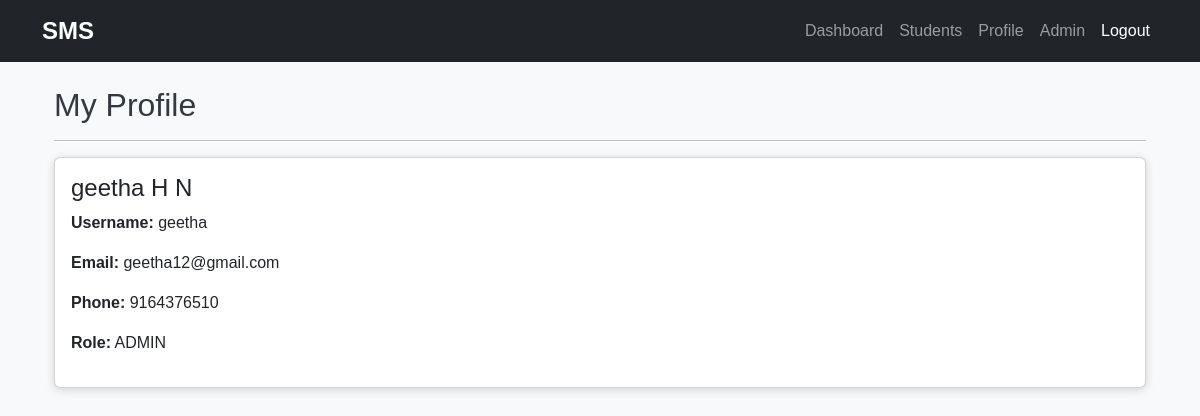
The page /accounts/profile/ (signed in) on the database its author committed.
### accounts/models.py (models this page shows, shortened)
class CustomUser(AbstractUser):
    ROLE_CHOICES=(
        ('ADMIN','Admin'),
        ('STUDENT','Student'),
        ('TEACHER','Teacher')
    )
    phone=models.CharField(max_length=20,
                           blank=True)
    profile_picture=models.ImageField(upload_to='profile_pictures/',
                                      blank=True,
                                      null=True)
    role=models.CharField(max_length=20,
                          choices=ROLE_CHOICES,
                          default='STUDENT')

### accounts/views.py (the view)
class ProfileView(LoginRequiredMixin, TemplateView):
    template_name = "registration/profile.html"

### templates/registration/profile.html (shortened to what this page needs)
{% extends 'base.html' %}
{% block content %}
<div class="container mt-4">
<h2>My Profile</h2>
<hr>
<div class="card">
<div class="card-body">
<h4>{{ user.get_full_name }}</h4>
<p>
<strong>Username:</strong>
{{ user.username }}
</p>
<p>
<strong>Email:</strong>
{{ user.email }}
</p>
<p>
<strong>Phone:</strong>
{{ user.phone }}
</p>
<p>
<strong>Role:</strong>
{{ user.role }}
</p>
</div>
</div>
</div>
{% endblock %}

### templates/static/css/style.css (style rules this page uses)
body { background-color: #f8f9fa; font-family: Arial, sans-serif; }
h1, h2, h3 { color: #343a40; }
.card { box-shadow: 0 2px 10px rgba(0,0,0,0.15); }

### rows shown on the page
CustomUser: get_full_name "geetha H N", username "geetha", email "geetha12@gmail.com", phone "9164376510", role "ADMIN"
